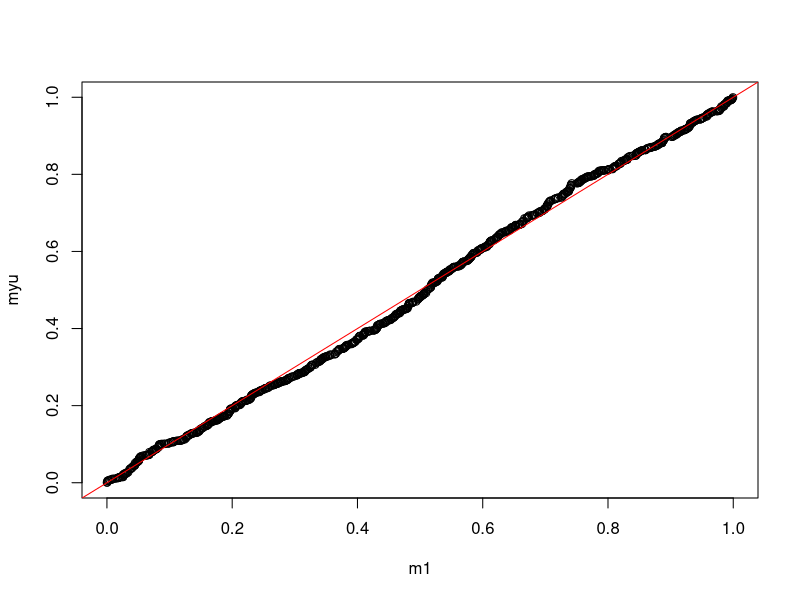
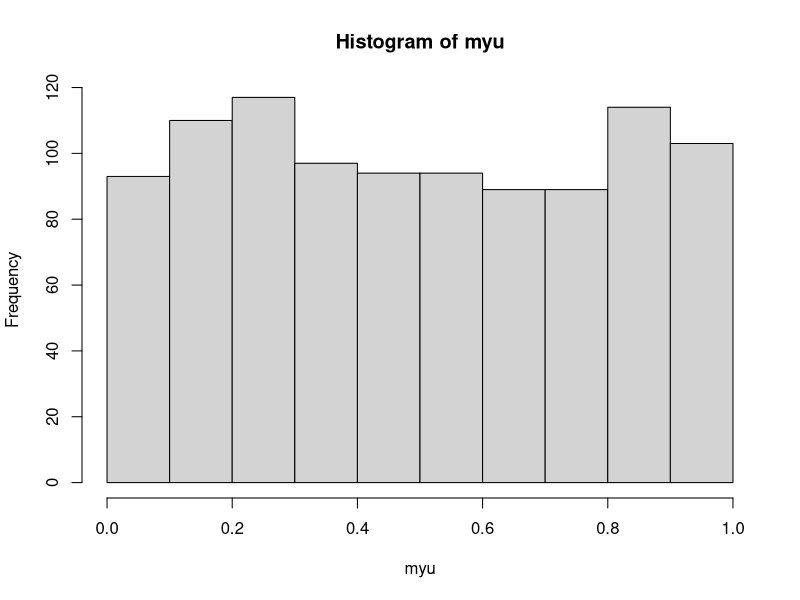
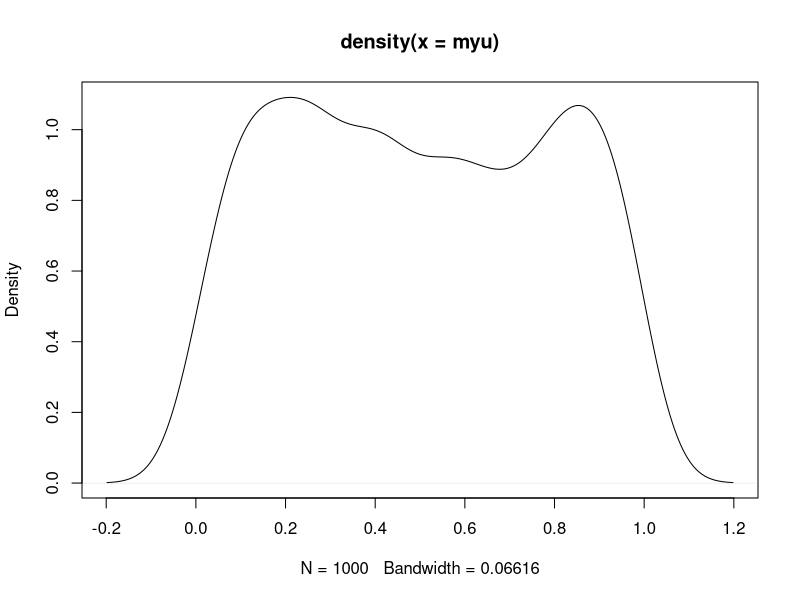
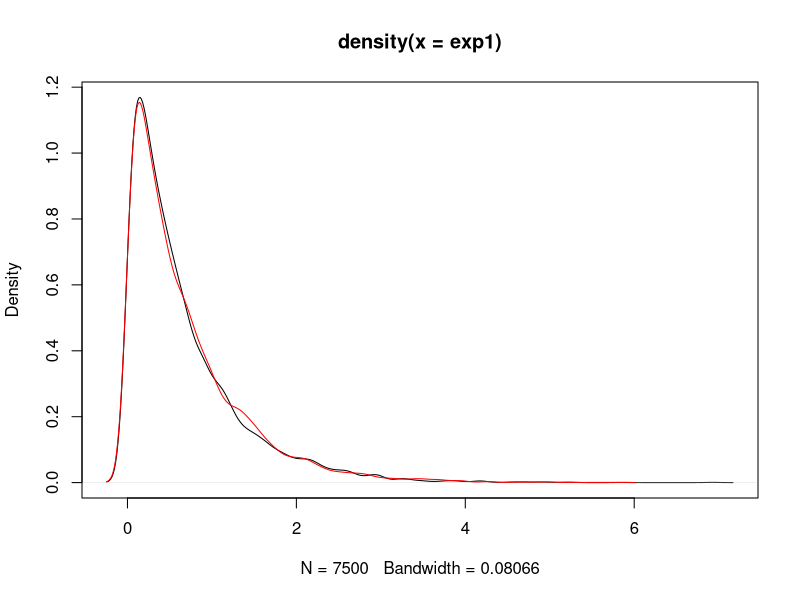
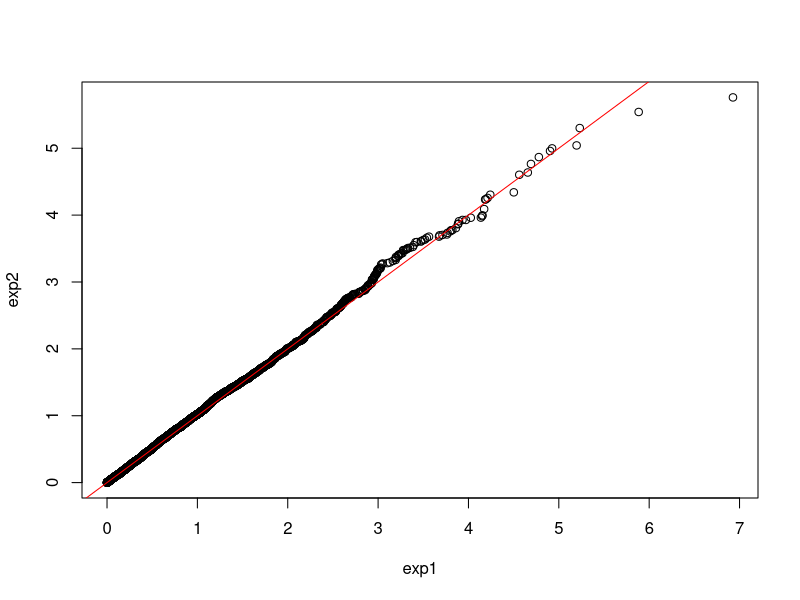
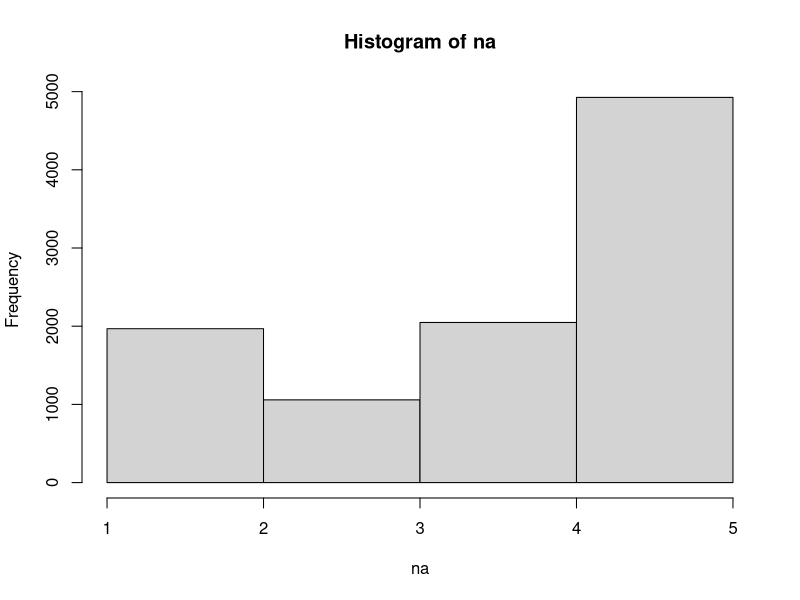
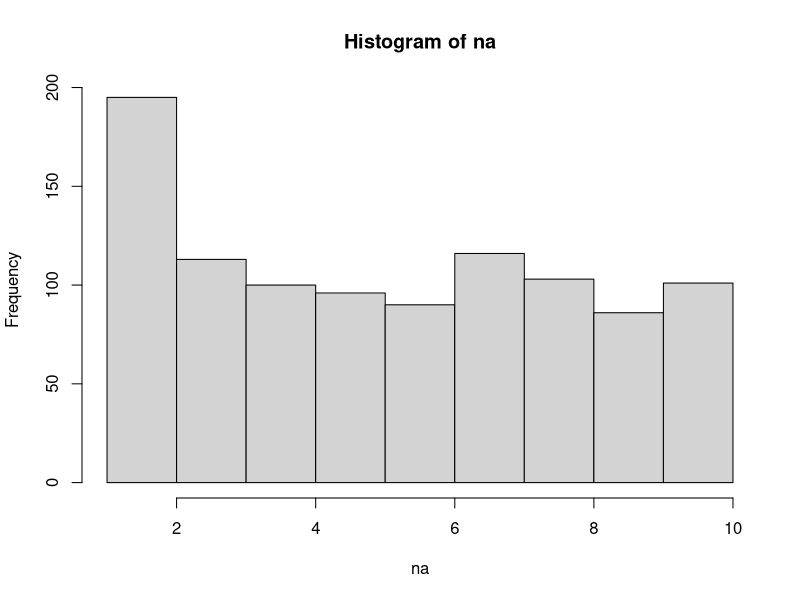
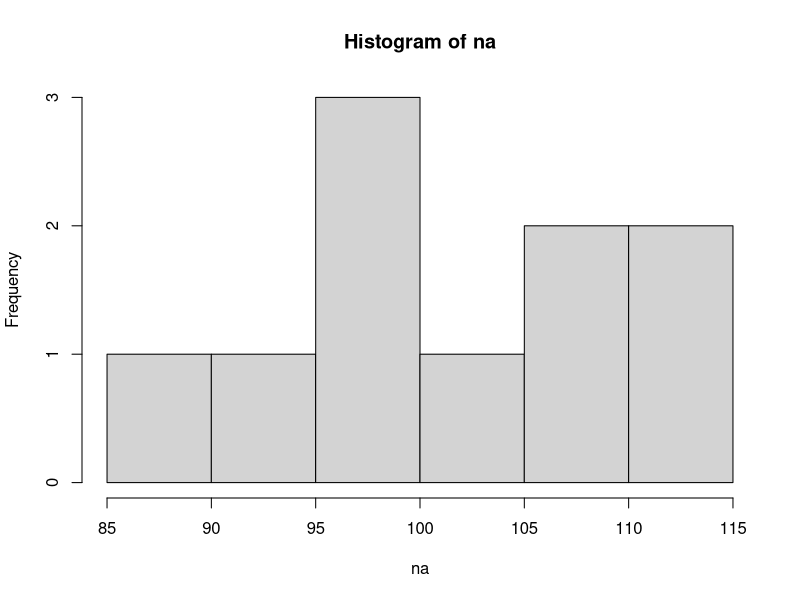

Reproduce these figures in R, in order.

#===================== Generadores lineales congruenciales (2.2.1) ==========================#

              # Ejemplo 1: genera numeros pseudpaleatorios por funcion recursiva #

# Parametro:
n = 1000      #cantidad de numeros a generar

a = 7^5       #multiplicador

m = 2^31-1    #modulo

c = 0         #incremento

sem = as.numeric(Sys.time())    # semilla inicial 
                                # (convierte la hora de este momento en numero para que sea aleatorio)

# Creamos por un "for" para la formula recursiva
Gen.Lin.Cong <- function(n,a,m,c,sem)
{ 
  X <- numeric(n)     # escribir mi sucesión de naturales (un arreglo de n elementos con 0 por default)
  
  X[1] <- sem         # indicamos la "sem" como "x_0" en la lista
  
  for(i in 1:(n-1))
  { X[i+1] <- (a*X[i]+c)%%m }
  
  return(X/m)
}

# Veamos un ejemplo de la funcion
myu = Gen.Lin.Cong(n,a,m,c,sem)
myu

#=============================================================================================#

                # Ejemplo 2: Hay una funcion que ayude generar numero aleatorios 
                                # por la funcion uniforme por un rango en especifico


a = 1     #limite inferior
b = 10     #limite superior

# con el # de valores aleatorios entre 0-1
m1 = runif(n)

# establecemos el rango pero siempre que a<b
m2 = runif(n,a,b)

#=============================================================================================#

                # Algunos pruebas que nos dice que los numero son aleatorios y nada predecibles

# Comparar por percentiles ordenados nuestro numero aleatorio y una uniforme continua 
qqplot(m1,myu)
abline(0,1,col="red")
# Si se aproxima a la recta; podemos decir que los numero aleatorios generados son buenos


# Por la prueba de Kolmogorov-Smirnov es una prueba de hipotesis de las cuales se ve 
  # si 2 distribuciones de parece entre si y para este caso sera una uniforme continua 
    # y nuestro numeros aleatorios
ks.test(m2,myu)
# h_0: se aproximan (p-value > .05) Vs h_1: son distintos (p-value < .05)


# si los histogramas e funcion de densidad son mayores a 0 de los numeros aleatorios
hist(myu,breaks =10)
plot(density(myu))

#=============================================================================================#

            
#===================== Simulacion de otra distribucion a partir de U(a,b) (2.4) ==========================#

              # Ejemplo 1: Genera numeros aleatorios con la V.A. Exp(lambda)

# Parametros:
n = 7500         #tamaño de la muestra

lambda = 1.5     #parametro de la exponencial

# Creamos la funcion
my_exp = function(n,lambda)
{
  U = runif(n)    # Generar uniformes en (0,1)
  
  X = -(1/lambda)*log(U)  # Evaluar en la inversa de la funcion acumulativa de las exponencial
  
  return(X)
}

# Veamos un ejemplo de la funcion
exp1 = my_exp(n,lambda)
exp1

# En teoria para comprobar la veracidad de a la aleatoridad; la esperzanza VS media

# esperanza (de acuerdo a la distribucion)
media = 1/lambda
media

#media muestral
mean(exp1)

#=============================================================================================#

                # Ejemplo 2: Genera numeros aleatorios con la funcion de R y conparacion

# en R; podemos generar numeros aleatorios con la familia "r-distribucion" (para este caso sera de Exp(lambda))
exp2 = rexp(n,lambda)

# Visualizacion de los numeros aleatorios (de las 2 generaciones anteriores)
plot(density(exp1))
lines(density(exp2),col="red")

# Comparar percentiles (una perdida de aleatoridad al ultimo)
qqplot(exp1,exp2)
abline(0,1,col="red")

# veamos si son de las misma distribucion (y lo son)
ks.test(exp1,exp2)

#=============================================================================================#

                # Ejemplo 3: Genera numeros aleatorios con V.A. Discretas

# Variables Aleatorias Discretas:

# Parametros:

S = seq(1:5)      # Soporte de la V.A.
S

p = c(1/10,1/10,1/10,2/10,5/10)     # Distribucion de probabilidad (debe de dar 1 la suma)
sum(p)

m = 10000     # El numeros de valores aleatorios

# Como las V.A. discretas no tiene formulas en concreta para la f.d.a 
                                # y podemos generarlos por medio del sig. comando:

# ejecutamos esta funcion para ver genera estos valores (Con "replace" se puede repetir los valores)
na = sample(S,m,replace = T,prob = p)

# Comprobemos sus aleatoridad

sum(S*p)      # esperanza Teorica
mean(na)      # media muestral

# visualizacion de los numeros aleatorios
hist(na,breaks = 5)
table(na)/m

#=============================================================================================#

                  # Ejemplo 4: Genera numeros aleatorios con V.A. Discretas U(0,10)

# soporte de la V.A.
n = 10
S = seq(1:n)
S

# Generamos los numeros aleatorios de m valores
m = 1000
na = sample(S,m,replace = T)    # si el parametro p; por default reparte la probabilidad equitativamente (como la U(0,10))
na

# Veamos como es su histograma
hist(na)

# comparemos terminos estadisticos

sum(S)/na     # Esperanza
mean(na)      # Media Muestral
var(na)       # Varianza Muestral

#=============================================================================================#

                # Ejemplo 5: Genera numeros aleatorios con V.A. Discretas mas conocida 
                            # y sus funciones "r-distribucion"

# Distribucion Binomial bin(n,p)

# Parametros:
n = 1000
p = 1/10
m = 10      # Tamano de la muestra a generar

# Aplicamos la funcion
na = rbinom(m,n,p)
na

# Veamos el histograma
hist(na)

# Ver los terminos Comparativos para comprobar

mean(na)      # Esperanza Vs Media Muestral
n*p

var(na)       # Varianza Vs Varianza Muestral
n*p*(1-p)




# Distribucion Geometrica geo(p)

# Parametros:
p = 1/8
m = 10000     # Tamaño de la muestra m

# Aplicamos la funcion
na=rgeom(m,p)
na

# Veamos el histograma
hist(na)

# Ver los terminos Comparativos para comprobar
mean(na)
(1-p)/p       # Esperanza Vs Media Muestral




# Distribucion Poisson poisson(lambda)

# Parametro:
lambda = 2
m = 10000       # Tamaño de la muestra m

# Aplicamos la funcion
na=rpois(m,lambda)
na

# Veamos el histograma
hist(na)

mean(na)
